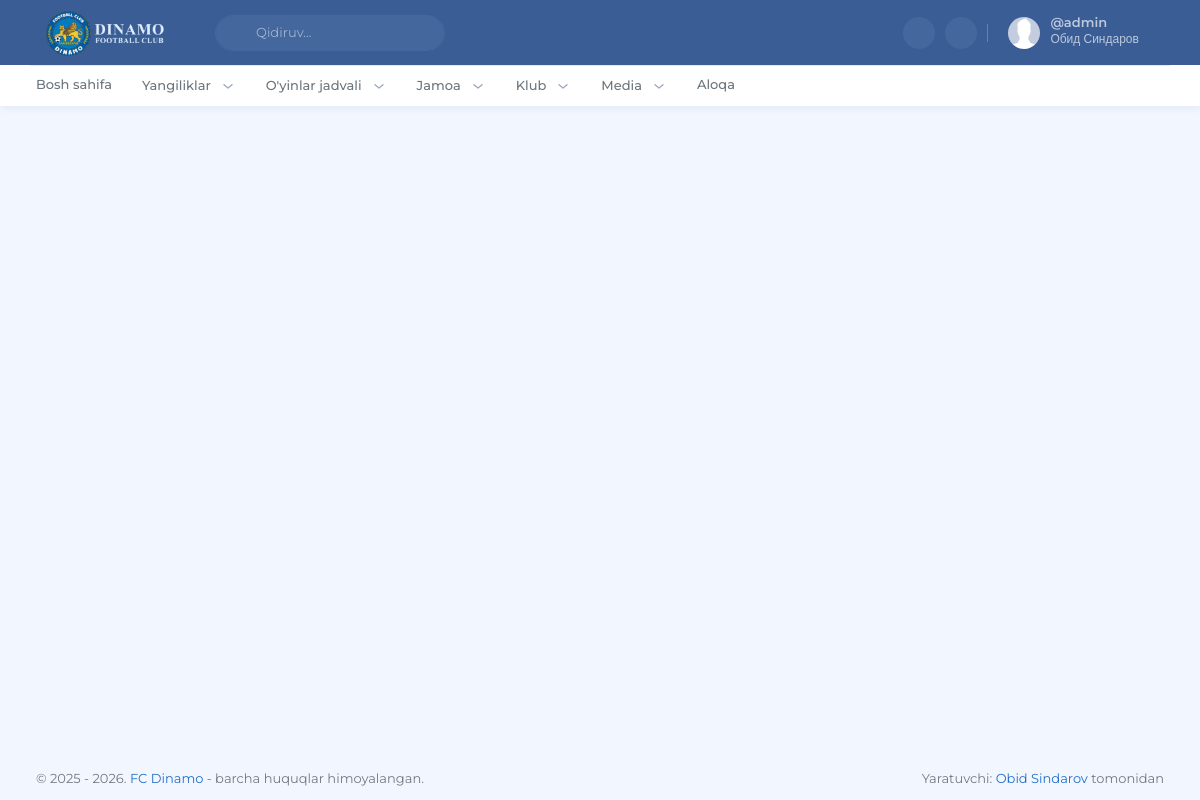
Screenshot of / (signed in) with the database file from the repository.
### apps/users/models.py (models this page shows, shortened)
class CustomUser(AbstractUser):
    pass

### apps/core/views.py (the view)
# urls.py: path('', views.index, name='home'),
def index(request):
    news_list = News.objects.filter(is_published=True).select_related('category').order_by('-created_at')
    news_prev_2 = news_list[1:3]
    news_prev_3 = news_list[3:6]
    season = Season.objects.order_by('-year').first()
    next_men_match = get_matches(season, team_type='men', finished=False, order='first', single=True)
    last_men_match = get_matches(season, team_type='men', finished=True, order='last', single=True)
    context = {
        'news_first': news_list.first(),
        'news_prev_2': news_prev_2,
        'news_prev_3': news_prev_3,
        'next_men_match': next_men_match,
        'last_men_match': last_men_match,
    }
    context.update(utils.get_base_context(request))
    return render(request, 'core/index.html', context)

### apps/core/utils.py (called while the page is built)
def get_base_context(request):
    return {
        'current_year': datetime.now().year,
        'categorys': TeamType.objects.all().order_by('order')
    }

### apps/matches/utils.py (called while the page is built, shortened)
def get_matches(season, team_type=None, finished=None, order='last', single=True):
    if not season:
        return Match.objects.none()

### apps/core/templates/core/index.html (shortened to what this page needs)
{% load static %}
<!doctype html>
<html lang="en" data-layout="topnav" data-topbar-color="dark" data-menu-color="light" data-skin="mono">
<head>
    <link href="{% static 'css/vendors.min.css' %}" rel="stylesheet" type="text/css" />
    <link href="{% static 'css/app.min.css' %}" rel="stylesheet" type="text/css" />
    <link rel="stylesheet" href="{% static 'css/style.css' %}">
</head>
<body>
    <div class="wrapper">
        {% include 'core/components/topbar.html' %}
        {% include 'core/components/navbar.html' %}
        <div class="content-page">
            <div class="container">
                <div class="page-title-head d-flex align-items-center justify-content-end">
                </div>
            </div>
            {% include 'core/components/footer.html' %}
        </div>
    </div>
</body>
</html>

### apps/core/templates/core/components/user-dropdown.html (shortened to what this page needs)
{% load static %}
{% if request.user.is_authenticated %}
<div id="user-dropdown-detailed" class="topbar-item nav-user">
    <div class="dropdown">
        <a class="topbar-link dropdown-toggle drop-arrow-none px-2" data-bs-toggle="dropdown" href="#!"
            aria-haspopup="false" aria-expanded="false">
            <img src="{% static 'images/user.jpg' %}" width="32" class="rounded-circle me-lg-2 d-flex"
                alt="user-image" />
            <div class="d-lg-flex align-items-center gap-1 d-none">
                <span>
                    <h5 class="my-0 lh-1 pro-username">@{{ request.user.username }}</h5>
                    <span class="fs-xs lh-1">{{ request.user.first_name }} {{ request.user.last_name }}</span>
                </span>
                <i class="ti ti-chevron-down align-middle"></i>
            </div>
        </a>
    </div>
</div>
{% endif %}

### rows the page displays
CustomUser: user.username "admin", user.first_name "Обид", user.last_name "Синдаров"
